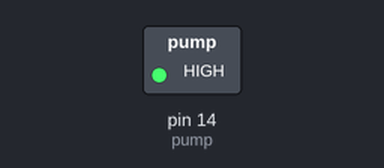
Bench run of a sketch on a simulated Arduino Uno, built with avr-gcc and run on an emulated ATmega328P. Shown: switched loads named in the sketch (green lamp = pin HIGH). Dashed ring = blinking.

Above: at 0.5 s.
Timing chart, 0 to 4.6 s (numbered marks = the images above):
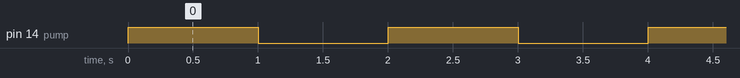

The sketch:

SSR_10_DA_test.ino
```cpp
//펌프 제어
const int pump = 14;

void setup() {
    pinMode(pump, OUTPUT);
}

void loop() {
  digitalWrite(pump, HIGH);
  delay(1000);
  digitalWrite(pump, LOW);
  delay(1000);
}
```

Measured:
- by itself, pin 14 (pump): alternates HIGH for 1.0 s and LOW for 1.0 s
